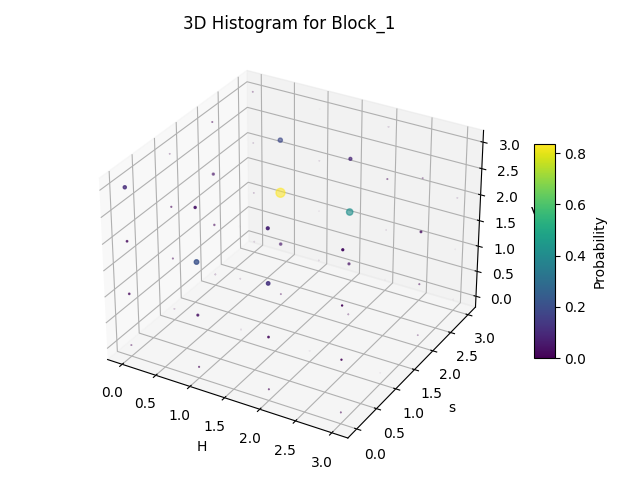
#> input picture week2/src/Block_1_histogram_3d.png, 640 x 480 px
$ python -i texture_descriptors.py   (imports and definitions only)
#> lines starting #> are read from the running program, lines starting #| are printed output that depends on the picture
#> further down, picture is the input picture: shape (480, 640, 3); mean B, G, R 244, 244.3, 243.6
import cv2 as cv
import numpy as np
from skimage.feature import local_binary_pattern
import pywt
import matplotlib.pyplot as plt


def dct_block_histogram(image, total_blocks=16, bins=16, N=None):
    """
    Computes the concatenated DCT histograms for an image divided into a specified number of blocks.

    :param image: Input grayscale image. If the input image is in color, it will be converted to grayscale.
    :param total_blocks: Total number of blocks to divide the image into (must be a perfect square).
    :param bins: Number of bins for the histogram. If N is specified, this parameter is ignored.
    :param N: Number of DCT coefficients to keep (zig-zag scanned). If specified, the histogram bins will be N.
    :return: 1D array containing the concatenated histograms of all blocks.
    """
#> called with total_blocks = 16, bins = 16
    assert total_blocks > 0, "The number of blocks must be greater than 0."
    assert N is None or N > 0, "The number of DCT coefficients must be greater than 0."

    # Convert image to grayscale
    if len(image.shape) == 3:
        gray_image = cv.cvtColor(image, cv.COLOR_BGR2GRAY)
    else:
        gray_image = image

    # Get the image dimensions (height and width)
    height, width = gray_image.shape[:2]
#> height = 480; width = 640

    # Determine block size
    if total_blocks == 1:
        blocks_per_dim = 1
        block_height = height
        block_width = width
    else:
        blocks_per_dim = int(np.sqrt(total_blocks))
        block_height = height // blocks_per_dim
#> block_height = 120
        block_width = width // blocks_per_dim
#> block_width = 160

    # Loop over each block and compute the DCT histogram
    descriptors = []
    for n in range(blocks_per_dim):
        for m in range(blocks_per_dim):
            # Define the current block using slicing
            block = gray_image[n*block_height:(n+1)*block_height, m*block_width:(m+1)*block_width]

            # Compute the DCT for the block
            dct = cv.dct(np.float32(block))

            if N is not None:
                # Zig-zag scan the DCT coefficients
                dct = np.concatenate([np.diagonal(dct[::-1, :], k)[::(2*(k % 2)-1)] for k in range(1-dct.shape[0], dct.shape[0])])
                dct = dct[:N]

                # Compute the histogram of the DCT coefficients
                hist, _ = np.histogram(dct.ravel(), bins=N)
            else:
                # Compute the histogram of all DCT coefficients
                hist, _ = np.histogram(dct.ravel(), bins=bins)

            hist = np.float32(hist)
            eps = 1e-7
            hist /= (hist.sum() + eps)

            # Append the histogram for this block
            descriptors = np.concatenate([descriptors, hist])
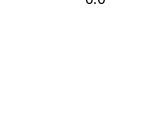
#> block: shape (120, 160); min 3, max 255, mean 254.6

    return descriptors


# [56 lines left out: function lbp_block_histogram, not called in this run]


def resize_image(image, size=(256, 256)):
    # Resize the image to a fixed size
    return cv.resize(image, size, interpolation=cv.INTER_AREA)

# [32 lines left out: function wavelet_descriptor, not called in this run]

>>> import cv2
>>> picture = cv2.imread('../../week2/src/Block_1_histogram_3d.png')
>>> result = dct_block_histogram(picture)
#> result = 256 values, max 1 at index 0, min 0 at index 1, mean 0.0625
